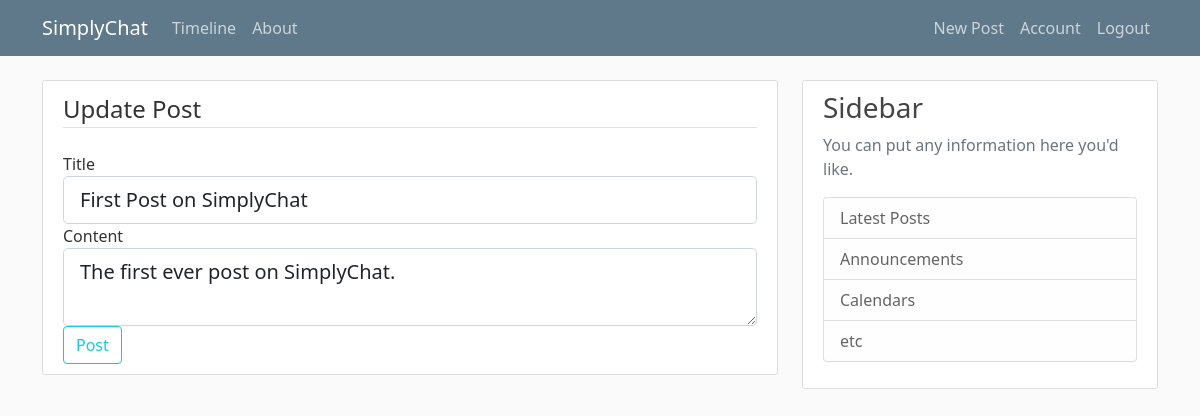
Screenshot of /post/1/update (signed in) with the database file from the repository.
### App/models.py (models this page shows, shortened)
class Post(db.Model):
     id = db.Column(db.Integer, primary_key = True)
     title = db.Column(db.String(100), nullable = False)
     date_posted = db.Column(db.DateTime, nullable = False, default = datetime.utcnow)
     content = db.Column(db.Text, nullable = False)
     user_id = db.Column(db.Integer, db.ForeignKey('user.id'), nullable = False)

### App/posts/routes.py (the view)
@posts.route("/post/<int:post_id>/update", methods = ['GET','POST'])
@login_required
def update_post(post_id):
    post = Post.query.get_or_404(post_id)
    if post.author != current_user:
        abort(403)
    form = PostForm()
    if form.validate_on_submit():
        post.title = form.title.data
        post.content = form.content.data
        db.session.commit()
        flash('Your post has been updated!', 'success')
        return redirect(url_for('posts.post', post_id=post.id))
    elif request.method == 'GET':
        form.title.data = post.title
        form.content.data = post.content
    return render_template('create_post.html', title = 'Update Post',
                            form=form, legend = 'Update Post')

### App/posts/forms.py
class PostForm(FlaskForm):
    title = StringField('Title', validators=[DataRequired()])
    content = TextAreaField('Content', validators=[DataRequired()])
    submit = SubmitField('Post')

### App/models.py (called while the page is built)
@login_manager.user_loader
def load_user(user_id):
    return User.query.get(int(user_id))

### App/templates/create_post.html (shortened to what this page needs)
{% extends 'layout.html' %}
{% block content %}
<div class="content-section">
    <form method = 'POST' action = "">
        <fieldset class ='form-group'>
            <legend class = 'border-bottom mb-4'>{{ legend }}</legend>
            <div class = 'form-group'>
                {{ form.title.label(class='form-control-label') }}
                {% if form.title.errors %}
                    {{ form.title(class='form-control form-control-lg is-invalid') }}
                    <div class='invalid-feedback'>
                        {% for error in form.title.errors %}
                            <span>{{ error }}</span>
                        {% endfor %}
                    </div>
                {% else %}
                    {{ form.title(class='form-control form-control-lg') }}
                {% endif %}
            </div>
            <div class = 'form-group'>
                {{ form.content.label(class='form-control-label') }}
                {% if form.content.errors %}
                    {{ form.content(class='form-control form-control-lg is-invalid') }}
                    <div class='invalid-feedback'>
                        {% for error in form.content.errors %}
                            <span>{{ error }}</span>
                        {% endfor %}
                    </div>
                {% else %}
                    {{ form.content(class='form-control form-control-lg') }}
                {% endif %}
            </div>
        </fieldset>
        <div class = 'form-group'>
            {{ form.submit(class='btn btn-outline-info') }}
        </div>
    </form>
</div>
{% endblock content %}

### App/static/main.css (style rules this page uses)
body { background: #fafafa; color: #333333; margin-top: 5rem; }
.content-section { background: #ffffff; padding: 10px 20px; border: 1px solid #dddddd; border-radius: 3px; margin-bottom: 20px; }

### rows the page displays
Post: title "First Post on SimplyChat", content "The first ever post on SimplyChat."

### other values shown
{{ legend }} "Update Post"
